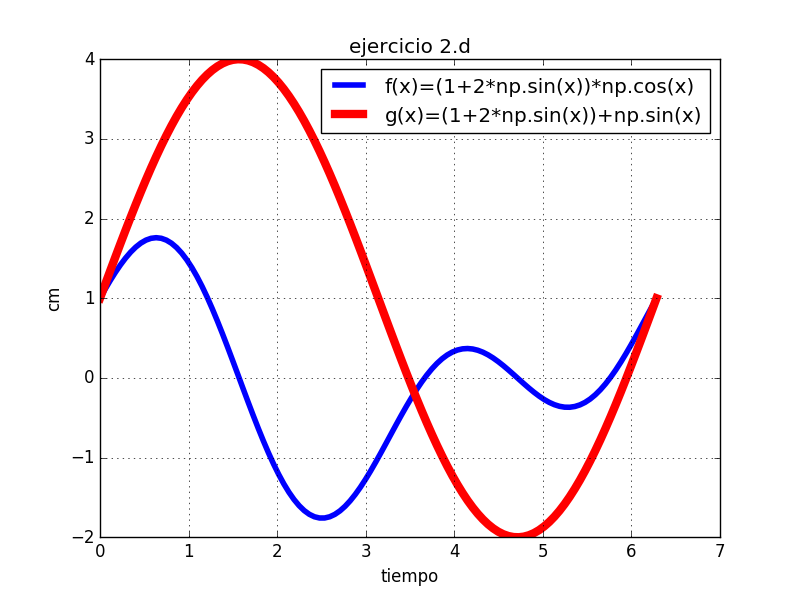

Reproduce this figure in Python.
#MARTHA ELENA NIEVES MORA
#LABORATORIO 3B
#EJERCICIO 2c



import matplotlib.pyplot as plt
import numpy as np
import math

x=np.linspace(0,2*math.pi,110)

y=(1+2*np.sin(x))*np.cos(x)
z=(1+2*np.sin(x))+np.sin(x)
plt.plot(x,y, linewidth=4, color='b', label='f(x)=(1+2*np.sin(x))*np.cos(x)')
plt.plot(x,z, linewidth=6, color='r', label='g(x)=(1+2*np.sin(x))+np.sin(x)')
plt.legend()
plt.title('ejercicio 2.d')
plt.xlabel('tiempo')
plt.ylabel('cm')
plt.grid(True)
plt.show()
